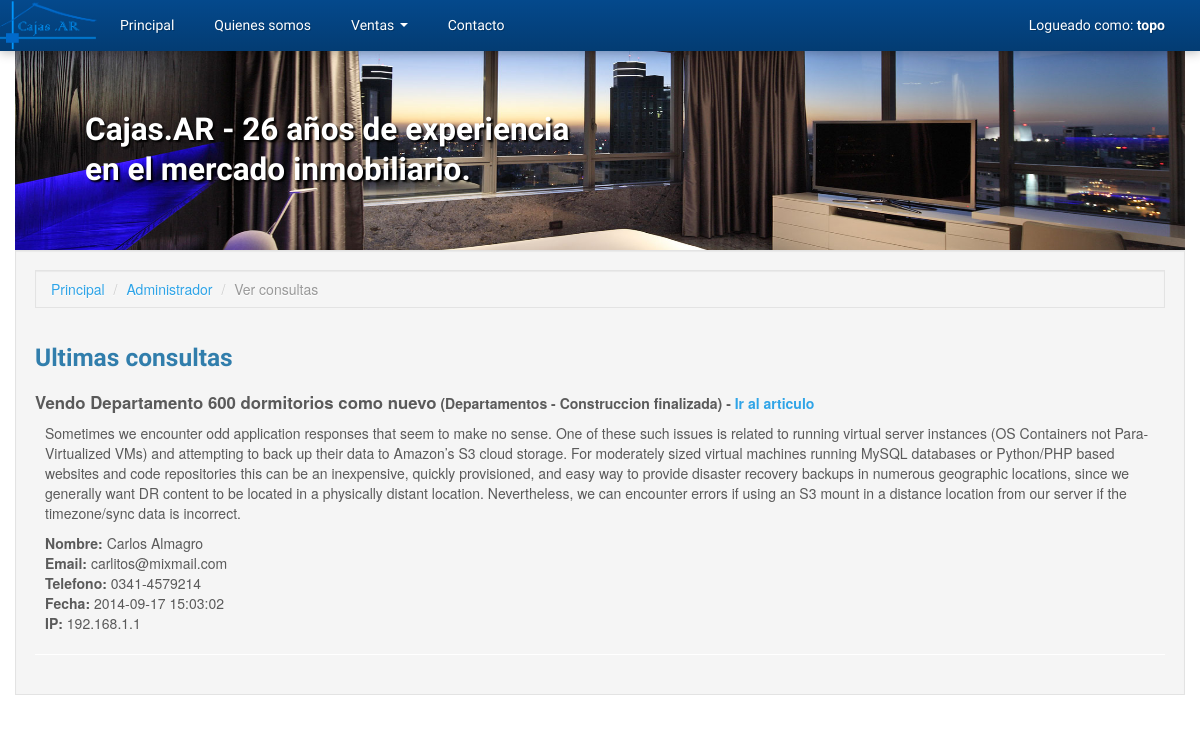
Screenshot of /index.php?page=admin-view-contacts (signed in) with the database file from the repository.
### tables this page shows
CREATE TABLE IF NOT EXISTS `consultas` (
  `id_consulta` int(8) NOT NULL AUTO_INCREMENT,
  `id_article` int(8) NOT NULL,
  `name` varchar(64) DEFAULT NULL,
  `email` varchar(64) NOT NULL,
  `phone` varchar(32) DEFAULT NULL,
  `message` text,
  `fecha` datetime DEFAULT NULL,
  `ip` varchar(15) DEFAULT NULL,
  PRIMARY KEY (`id_consulta`),
  KEY `id_article` (`id_article`)
);

CREATE TABLE IF NOT EXISTS `articles` (
  `id_article` int(8) NOT NULL AUTO_INCREMENT,
  `id_article_category` int(2) NOT NULL,
  `id_article_type` int(2) NOT NULL,
  `id_author` int(2) NOT NULL,
  `title` varchar(128) NOT NULL,
  `description` text,
  `location` varchar(128) DEFAULT NULL,
  `address` varchar(64) DEFAULT NULL,
  `price` float DEFAULT NULL,
  `oferta` int(1) NOT NULL,
  PRIMARY KEY (`id_article`),
  KEY `id_article_category` (`id_article_category`),
  KEY `id_article_type` (`id_article_type`),
  KEY `id_author` (`id_author`)
);

CREATE TABLE IF NOT EXISTS `article_categories` (
  `id_article_category` int(8) NOT NULL AUTO_INCREMENT,
  `name` varchar(32) NOT NULL,
  PRIMARY KEY (`id_article_category`)
);

CREATE TABLE IF NOT EXISTS `article_types` (
  `id_article_type` int(8) NOT NULL AUTO_INCREMENT,
  `name` varchar(64) NOT NULL,
  PRIMARY KEY (`id_article_type`)
);

### includes/mysqldb.php (called while the page is built, shortened)
<?php
class MySQLConnection
{
    private $_dbLink, $_queryResponse;
    public function connect($user, $pass, $host, $database)
    {
        $this->_dbLink = mysqli_connect($host, $user, $pass);
        mysqli_select_db($this->_dbLink, $database);
    }
    public function query($query)
    {
        $this->_queryResponse = mysqli_query($this->_dbLink, $query) or die(mysqli_error($this->_dbLink));
        return $this;
    }
    public function getResults()
    {
        $this->lastResult = array();
        if ($this->_queryResponse && !is_bool($this->_queryResponse)) {
            while ($response = mysqli_fetch_object($this->_queryResponse)) {
                $this->lastResult[] = $response;
            }
        }
        return $this->lastResult;
    }
}

### includes/autoload.php (called while the page is built, shortened)
<?php
require_once dirname(__FILE__) . '/application.php';
require_once dirname(__FILE__) . '/mysqldb.php';
$app = new Application(
    new MySQLConnection(MYSQL_USER, MYSQL_PASS, MYSQL_HOST, MYSQL_DATABASE),
    new InputData()
);

### includes/application.php (called while the page is built, shortened)
<?php
class Application
{
    protected $db;
    public function __construct(MySQLConnection $db, InputData $io)
    {
        $this->db = $db;
    }
    public function getQuestions($limit = 50)
    {
        $limit = (int) $limit;
        $queryString = ""
            . "SELECT consultas.*, "
                . "articles.title AS article_title, "
                . "article_types.name AS article_type, "
                . "article_categories.name AS article_category "
            . "FROM consultas "
                . "INNER JOIN articles ON consultas.id_article = articles.id_article "
                . "INNER JOIN article_categories ON articles.id_article_category = article_categories.id_article_category "
                . "INNER JOIN article_types ON articles.id_article_type = article_types.id_article_type "
            . "LIMIT {$limit}";
        return $this->db->query($queryString)->getResults();
    }
}

### includes/templates/content_admin_view_contacts.php (the view, shortened to what this page needs)
<div class="container">
    <div class="well">
        <ul class="breadcrumb well">
            <li><a href="index.php?page=home">Principal</a> <span class="divider">/</span></li>
            <li><a href="index.php?page=admin">Administrador</a> <span class="divider">/</span></li>
            <li class="active">Ver consultas</li>
        </ul>
        <div class="row-fluid">
            <div class="span12">
                <h3>Ultimas consultas</h3>
                <dl class="">
                    <?php foreach($app->getQuestions() as $question) { ?>
                        <dt class="mb10">
                            <big><?php echo $question->article_title; ?></big>
                            (<?php echo $question->article_category; ?> - <?php echo $question->article_type; ?>) -
                            <a href="index.php?page=item&id=<?php echo $question->id_article; ?>">Ir al articulo</a>
                        </dt>
                        <dd>
                            <p><?php echo $question->message; ?></p>
                            <ul class="unstyled">
                                <li><b>Nombre:</b> <?php echo $question->name; ?></li>
                                <li><b>Email:</b> <?php echo $question->email; ?></li>
                                <li><b>Telefono:</b> <?php echo $question->phone; ?></li>
                                <li><b>Fecha:</b> <?php echo $question->fecha; ?></li>
                                <li><b>IP:</b> <?php echo $question->ip; ?></li>
                            </ul>
                        </dd>
                        <hr />
                    <?php } ?>
            </div>
        </div>
    </div>
</div>

### assets/css/nuestro.css (style rules this page uses)
.mb10 { margin-bottom:10px; }
.input-prepend .add-on, .input-append .add-on, .btn, .modal, .dropdown-menu, .alert, .thumbnail, .well, input, select, textarea, .bootstrap-tagsinput { border-radius: 0px!important; }

### rows the page displays
consultas: id_article.title "Vendo Departamento 600 dormitorios como nuevo", article_categories.name "Departamentos", article_types.name "Construccion finalizada", message "Sometimes we encounter odd application responses that seem to make no sense. One of these such issues is related to running virtual server instances (OS Containers not Para-Virtualized VMs) and attempting to back up their data to Amazon’s S3 cloud storage. For moderately sized virtual machines running MySQL databases or Python/PHP based websites and code repositories this can be an inexpensive, quickly provisioned, and easy way to provide disaster recovery backups in numerous geographic locations, since we generally want DR content to be located in a physically distant location. Nevertheless, we can encounter errors if using an S3 mount in a distance location from our server if the…", name "Carlos Almagro", email "carlitos@mixmail.com", phone "0341-4579214", fecha "2014-09-17 15:03:02", ip "192.168.1.1"

### other values shown
$app->io->getSession('username') "topo"
